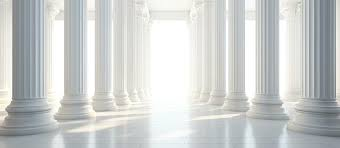
#> input picture Pillar_img_2.jpeg, 340 x 148 px, found by its file name
$ python PillarDetection.py
#> lines starting #> are read from the running program, lines starting #| are printed output that depends on the picture; after the words box and inside, x2 and y2 are one past the last pixel; in counts of white or black regions, pixels touching at a corner belong together
# This code is a object detection code where we are using pillars as our objects and multiple objects will be identified by different colors

import cv2
import numpy as np
import matplotlib.pyplot as plt


image_path = "Pillar_Images\Pillar_img_2.jpeg" #
image = cv2.imread(image_path)
#> image is the input picture: shape (148, 340, 3); mean B, G, R 204.5, 205.9, 203.2

if image is None:
    print("Error: Image not found. Please check the file path.")
    exit()

gray = cv2.cvtColor(image, cv2.COLOR_BGR2GRAY)

_, thresh = cv2.threshold(gray, 200, 255, cv2.THRESH_BINARY_INV)
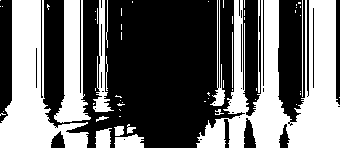
#> thresh: shape (148, 340); 42.3% white; 60 white regions (44 under 20 px), largest, box (x1, y1, x2, y2) and area: (196, 0, 340, 148) 10562, (0, 0, 89, 148) 5883, (54, 0, 91, 123) 2404

edges = cv2.Canny(thresh, 50, 150)
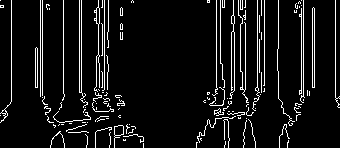
#> edges: shape (148, 340); 7.7% white in thin lines or dots

contours, _ = cv2.findContours(edges, cv2.RETR_EXTERNAL, cv2.CHAIN_APPROX_SIMPLE)
#> contours = 130 contours, 124 with area under 20; largest, box (x1, y1, x2, y2) and area: (312, 7, 315, 88) 159, (114, 125, 124, 148) 83, (35, 47, 38, 88) 79, (94, 0, 100, 92) 60, (229, 0, 235, 99) 28, (0, 0, 12, 123) 24

colored_pillars = image.copy()

for i, contour in enumerate(contours):
    color = [int(c) for c in np.random.randint(0, 255, 3)]
    cv2.drawContours(colored_pillars, [contour], -1, color, thickness=-1)
#> this loop made 130 passes
#> color on passes 3 to 14: [195, 103, 9], [211, 21, 242], [36, 87, 70], [216, 88, 140], [58, 193, 230], [39, 87, 174], [88, 81, 165], [25, 77, 72], [9, 148, 115], [208, 243, 197], [254, 79, 175], [192, 82, 99]
#> (contour, color) on passes 1, 2, 17, 20, 21, 23: ([[143, 143], [143, 147]], [172, 47, 117]), ([[196, 142], [196, 147], [196, 143], [197, 142]], [192, 67, 251]), ([[129, 124]], [142, 167, 32]), ([[61, 124], [63, 124]], [202, 244, 151]), ([[59, 124], [58, 125]], [163, 254, 203]), ([[69, 123], [71, 123]], [34, 128, 128])
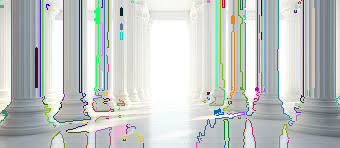
#> colored_pillars: shape (148, 340, 3); 8.21% of pixels changed, all inside (x1, y1, x2, y2) = (0, 0, 340, 148)

output_path = "colored_pillars.jpg"
cv2.imwrite(output_path, colored_pillars)
print(f"Output image saved as {output_path}")

cv2.imshow("Original Image", image)
cv2.imshow("Pillars Detected with Colors", colored_pillars)

cv2.waitKey(0)
cv2.destroyAllWindows()

$ run again, with Pillar_img_1.jpeg copied over Pillar_img_2.jpeg
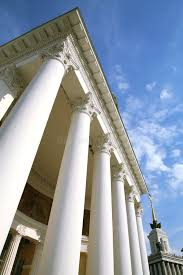
#> input picture Pillar_img_1.jpeg, 183 x 275 px, found by its file name
#> image is the input picture: shape (275, 183, 3); mean B, G, R 164.6, 153.1, 143.1
#> `_, thresh = cv2.threshold(gray, 200, 255, cv2.THRESH_BINARY_INV)`:
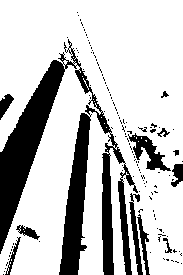
#> thresh: shape (275, 183); 76.4% white; 135 black regions (122 under 20 px), largest, box (x1, y1, x2, y2) and area: (0, 39, 138, 275) 9495, (128, 133, 171, 171) 603, (129, 193, 143, 275) 399
#> edges: shape (275, 183); 6.2% white in thin lines or dots
#> contours = 232 contours, 230 with area under 20; largest, box (x1, y1, x2, y2) and area: (81, 72, 89, 90) 43, (0, 55, 85, 254) 32
#> the loop `for i, contour in enumerate(contours):` made 232 passes
#> (contour, color) on passes 1, 4, 10: ([[2, 274]], [172, 47, 117]), ([[7, 266], [7, 267]], [211, 21, 242]), ([[171, 261], [172, 261]], [25, 77, 72])
#> after the loop `for i, contour in enumerate(contours):`:
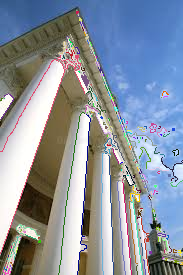
#> colored_pillars: shape (275, 183, 3); 6.3% of pixels changed, all inside (x1, y1, x2, y2) = (0, 11, 183, 275)

$ run again, with Pillar_img_3.jpeg copied over Pillar_img_2.jpeg
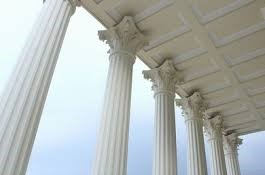
#> input picture Pillar_img_3.jpeg, 265 x 175 px, found by its file name
#> image is the input picture: shape (175, 265, 3); mean B, G, R 179.4, 181.7, 176.1
#> `_, thresh = cv2.threshold(gray, 200, 255, cv2.THRESH_BINARY_INV)`:
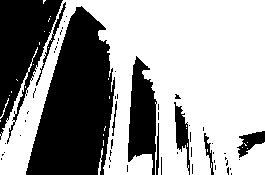
#> thresh: shape (175, 265); 61.1% white; 55 black regions (46 under 20 px), largest, box (x1, y1, x2, y2) and area: (26, 6, 115, 175) 9667, (0, 0, 63, 144) 4563, (128, 56, 157, 175) 2205
#> edges: shape (175, 265); 4.8% white in thin lines or dots
#> contours = 172 contours, 170 with area under 20; largest, box (x1, y1, x2, y2) and area: (180, 124, 191, 175) 24, (25, 6, 110, 175) 24
#> the loop `for i, contour in enumerate(contours):` made 172 passes
#> (contour, color) on passes 1 to 3: ([[229, 173], [229, 174]], [172, 47, 117]), ([[231, 172], [232, 173], [232, 174], [232, 173]], [192, 67, 251]), ([[213, 171], [213, 174]], [195, 103, 9])
#> after the loop `for i, contour in enumerate(contours):`:
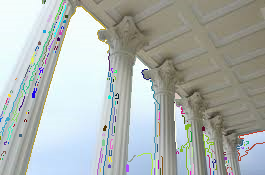
#> colored_pillars: shape (175, 265, 3); 4.93% of pixels changed, all inside (x1, y1, x2, y2) = (0, 0, 265, 175)

$ run again, with Pillar_img_4.jpg copied over Pillar_img_2.jpeg
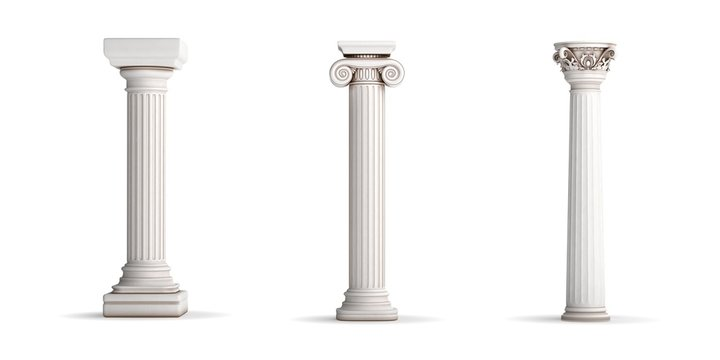
#> input picture Pillar_img_4.jpg, 720 x 360 px, found by its file name
#> image is the input picture: shape (360, 720, 3); mean B, G, R 246.5, 247, 247.6
#> `_, thresh = cv2.threshold(gray, 200, 255, cv2.THRESH_BINARY_INV)`:
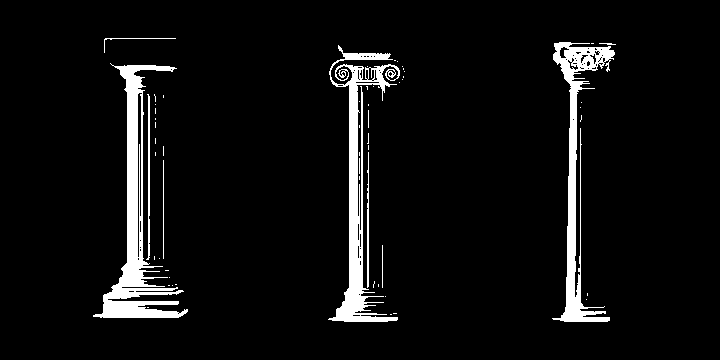
#> thresh: shape (360, 720); 5.8% white; 57 white regions (48 under 20 px), largest, box (x1, y1, x2, y2) and area: (93, 63, 188, 318) 5476, (328, 45, 400, 322) 4666, (552, 42, 615, 322) 4024
#> edges: shape (360, 720); 2.3% white in thin lines or dots, all inside (x1, y1, x2, y2) = (93, 37, 616, 322)
#> contours = 195 contours, 189 with area under 20; largest, box (x1, y1, x2, y2) and area: (162, 159, 165, 259) 197, (381, 244, 384, 288) 85, (138, 94, 150, 271) 71, (571, 66, 598, 91) 70, (357, 85, 367, 289) 52, (367, 109, 370, 128) 35
#> the loop `for i, contour in enumerate(contours):` made 195 passes
#> color on passes 1, 3, 4: [172, 47, 117], [195, 103, 9], [211, 21, 242]
#> after the loop `for i, contour in enumerate(contours):`:
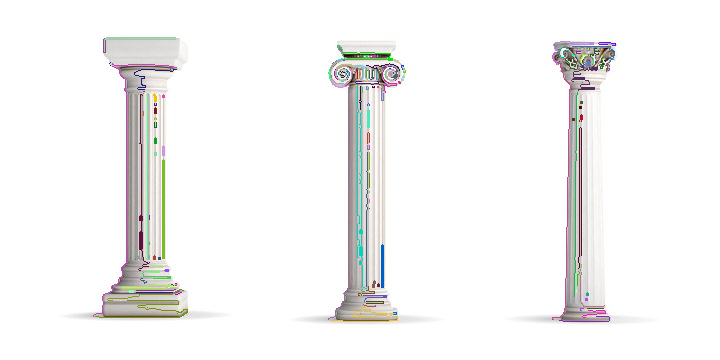
#> colored_pillars: shape (360, 720, 3); 2.41% of pixels changed, all inside (x1, y1, x2, y2) = (93, 37, 616, 322)
